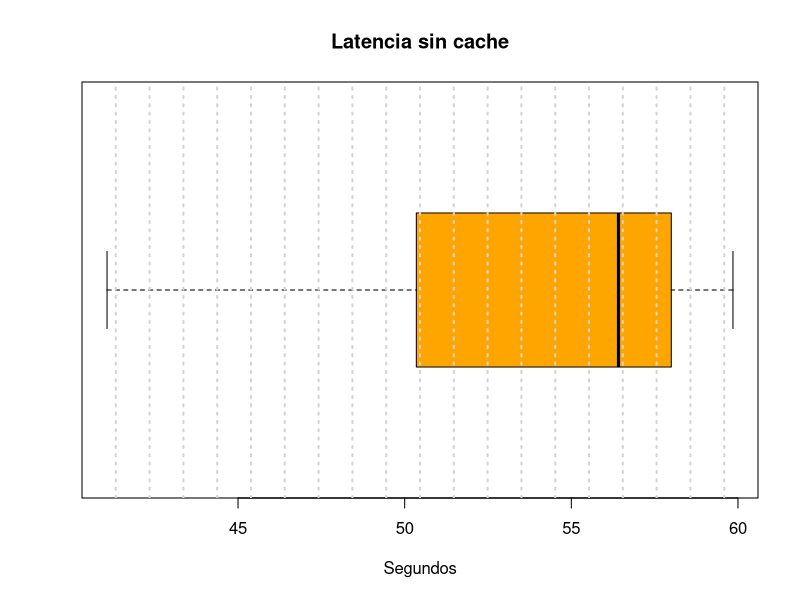

The R script that drew this image:
cache <- read.csv(file = './nocache.csv', head = TRUE)
long <- as.numeric(cache$longest_transaction)

sumario <- summary(cache)
head(sumario)
png('latencia_maxima_no_cache.png', width = 7, height = 7, units = 'in', res = 300)
boxplot(long, 
    horizontal = TRUE, 
    main = "Latencia sin cache",
    xlab = "Segundos",
    ylab = "",
    col = "orange"
)
grid(20, NA, lwd = 2)

dev.off()